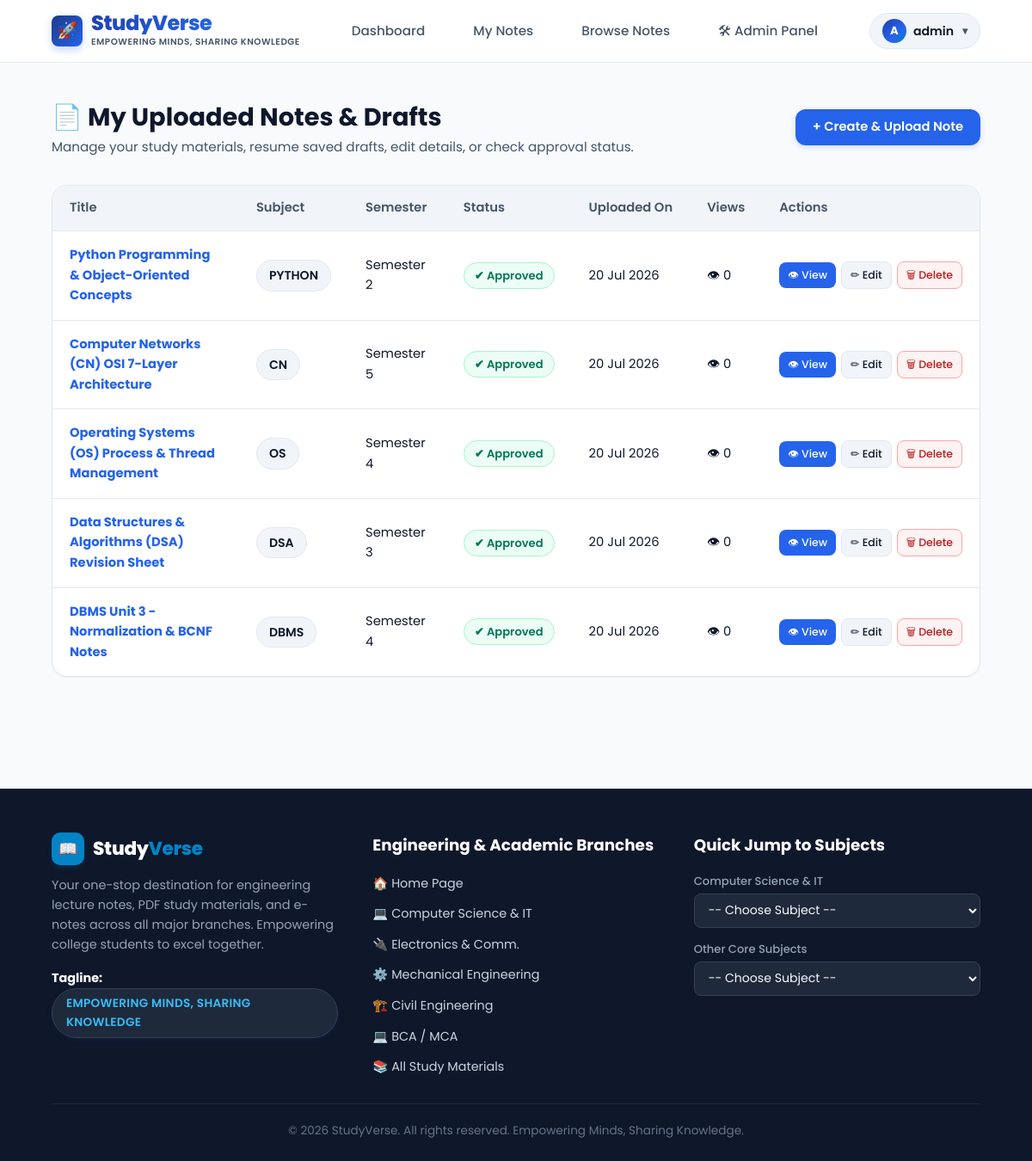
Screenshot of /notes/my-notes/ (signed in) with the database file from the repository.
### notes/models.py (models this page shows, shortened)
class Note(models.Model):
    STATUS_CHOICES = [
        ("Draft", "Draft"),
        ("Pending", "Pending"),
        ("Approved", "Approved"),
        ("Rejected", "Rejected"),
    ]
    SUBJECT_CHOICES = [
        ('DBMS', 'DBMS'),
        ('OS', 'Operating System'),
        ('CN', 'Computer Networks'),
        ('CC', 'Cloud Computing'),
        ('DSA', 'Data Structures'),
        ('JAVA', 'Java'),
        ('PYTHON', 'Python'),
        ('MATH', 'Mathematics'),
        ('OTHER', 'Other'),
    ]
    BRANCH_CHOICES = [
        ('CSE', 'Computer Science Engineering'),
        ('IT', 'Information Technology'),
        ('ECE', 'Electronics & Comm.'),
        ('ME', 'Mechanical Engineering'),
        ('CIVIL', 'Civil Engineering'),
        ('BCA_MCA', 'BCA / MCA'),
        ('COMMERCE', 'Commerce & Business'),
        ('OTHER', 'General / Other'),
    ]
    title = models.CharField(max_length=200)
    subject = models.CharField(max_length=50, choices=SUBJECT_CHOICES)
    branch = models.CharField(max_length=50, choices=BRANCH_CHOICES, default='CSE')
    semester = models.IntegerField()
    description = models.TextField(blank=True)
    content = models.TextField(blank=True, help_text="Rich text or markdown content for online created e-notes")
    drawing_data = models.TextField(blank=True, help_text="Base64 canvas drawing image data")
    is_online_note = models.BooleanField(default=False)
    file = models.FileField(upload_to='notes/', blank=True, null=True)
    uploaded_by = models.ForeignKey(User, on_delete=models.CASCADE)
    uploaded_at = models.DateTimeField(auto_now_add=True)
    downloads = models.IntegerField(default=0)
    views = models.IntegerField(default=0)
    likes = models.ManyToManyField(User, related_name='liked_notes', blank=True)
    status = models.CharField(
        max_length=20,
        choices=STATUS_CHOICES,
        default="Pending"
    )

### notes/views.py (the view)
# urls.py: path("my-notes/", views.my_notes, name="my_notes"),
@login_required
def my_notes(request):
    notes = Note.objects.filter(uploaded_by=request.user).order_by("-uploaded_at")
    return render(request, "notes/my_notes.html", {"notes": notes})

### templates/notes/my_notes.html (shortened to what this page needs)
{% extends "base.html" %}
{% block content %}
<div class="dashboard-wrapper">
    <div class="dashboard-header">
        <div>
            <h1>📄 My Uploaded Notes & Drafts</h1>
            <p>Manage your study materials, resume saved drafts, edit details, or check approval status.</p>
        </div>
        <div>
            <a href="{% url 'upload_note' %}" class="btn-primary">
                + Create & Upload Note
            </a>
        </div>
    </div>
    <div class="content-card">
        <div class="table-responsive">
            <table class="modern-table">
                <thead>
                    <tr>
                        <th>Title</th>
                        <th>Subject</th>
                        <th>Semester</th>
                        <th>Status</th>
                        <th>Uploaded On</th>
                        <th>Views</th>
                        <th>Actions</th>
                    </tr>
                </thead>
                <tbody>
                    {% for note in notes %}
                    <tr>
                        <td>
                            <a href="{% url 'note_detail' note.id %}" style="text-decoration:none;">
                                <strong style="color:var(--primary);">{{ note.title }}</strong>
                            </a>
                        </td>
                        <td><span class="user-badge">{{ note.subject }}</span></td>
                        <td>Semester {{ note.semester }}</td>
                        <td>
                            {% if note.status == "Approved" %}
                                <span class="status-pill approved">✔ Approved</span>
                            {% elif note.status == "Pending" %}
                                <span class="status-pill pending">⏳ Pending</span>
                            {% elif note.status == "Draft" %}
                                <span class="status-pill pending" style="background:#e2e8f0; color:#475569;">📝 Draft</span>
                            {% else %}
                                <span class="status-pill rejected">✖ Rejected</span>
                            {% endif %}
                        </td>
                        <td>{{ note.uploaded_at|date:"d M Y" }}</td>
                        <td>👁 {{ note.views }}</td>
                        <td>
                            <div class="action-group">
                                <a href="{% url 'note_detail' note.id %}" class="btn-sm btn-sm-primary">
                                    👁 View
                                </a>
                                <a href="{% url 'edit_note' note.id %}" class="btn-sm btn-sm-secondary">
                                    ✏ Edit
                                </a>
                                <a href="{% url 'delete_note' note.id %}" class="btn-sm btn-sm-danger">
                                    🗑 Delete
                                </a>
                            </div>
                        </td>
                    </tr>
                    {% endfor %}
                </tbody>
            </table>
        </div>
    </div>
</div>
{% endblock %}

### templates/base.html (shortened to what this page needs)
{% load static %}
<!DOCTYPE html>
<html lang="en">
<head>
    <link rel="stylesheet" href="{% static 'css/style.css' %}">
</head>
<body>
    <nav class="navbar">
        <div class="logo">
            <a href="{% url 'home' %}">
                <span class="logo-icon">🚀</span>
                <div style="display:flex; flex-direction:column; justify-content:center;">
                    <span style="font-weight:800; line-height:1.1;" class="brand-gradient-text">StudyVerse</span>
                    <span style="font-size:0.65rem; text-transform:uppercase; letter-spacing:0.5px; color:var(--text-muted); font-weight:600; margin-top:1px;">Empowering Minds, Sharing Knowledge</span>
                </div>
            </a>
        </div>
        <ul class="nav-links">
            {% if user.is_authenticated %}
                <li><a href="{% url 'dashboard' %}">Dashboard</a></li>
                <li><a href="{% url 'my_notes' %}">My Notes</a></li>
                <li><a href="{% url 'browse_notes' %}">Browse Notes</a></li>
                {% if user.is_staff %}
                    <li><a href="{% url 'admin_dashboard' %}">🛠 Admin Panel</a></li>
                {% endif %}
            {% else %}
                <li><a href="{% url 'home' %}">Home</a></li>
                <li><a href="{% url 'browse_notes' %}">Browse Notes</a></li>
            {% endif %}
        </ul>
        <div class="nav-right">
            {% if user.is_authenticated %}
                <div class="user-dropdown-wrapper">
                    <button type="button" class="user-badge" id="userMenuBtn">
                        <span class="user-avatar">{{ user.username|first|upper }}</span>
                        <span>{{ user.first_name|default:user.username }}</span>
                        <span style="font-size:0.75rem; margin-left:2px; color:var(--text-muted);">▾</span>
                    </button>
                </div>
            {% else %}
                <a href="{% url 'login' %}" class="btn-secondary">Login</a>
                <a href="{% url 'register' %}" class="btn-primary">Register</a>
            {% endif %}
        </div>
    </nav>
    <main>
        {% block content %}
        {% endblock %}
    </main>
    <footer class="site-footer">
        <div class="footer-container">
            <div class="footer-col">
                <a class="brand-logo" href="{% url 'home' %}" style="margin-bottom:12px;">
                    <div class="brand-icon">
                        📖
                    </div>
                    <span class="brand-text" style="color:#ffffff;">Study<span class="brand-highlight">Verse</span></span>
                </a>
                <p>Your one-stop destination for engineering lecture notes, PDF study materials, and e-notes across all major branches. Empowering college students to excel together.</p>
                <div style="margin-top: 16px;">
                    <p><strong style="color:#ffffff;">Tagline:</strong> <span class="tagline-badge" style="background:#1e293b; color:#38bdf8; border-color:#334155;">Empowering Minds, Sharing Knowledge</span></p>
                </div>
            </div>
            <div class="footer-col">
                <h3>Engineering & Academic Branches</h3>
                <ul class="footer-list">
                    <li><a href="{% url 'home' %}">🏠 Home Page</a></li>
                    <li><a href="{% url 'browse_notes' %}?branch=CSE">💻 Computer Science & IT</a></li>
                    <li><a href="{% url 'browse_notes' %}?branch=ECE">🔌 Electronics & Comm.</a></li>
                    <li><a href="{% url 'browse_notes' %}?branch=ME">⚙️ Mechanical Engineering</a></li>
                    <li><a href="{% url 'browse_notes' %}?branch=CIVIL">🏗️ Civil Engineering</a></li>
                    <li><a href="{% url 'browse_notes' %}?branch=BCA_MCA">💻 BCA / MCA</a></li>
                    <li><a href="{% url 'browse_notes' %}">📚 All Study Materials</a></li>
                </ul>
            </div>
            <div class="footer-col">
                <h3>Quick Jump to Subjects</h3>
                <div class="dropdown-group">
                    <label>Computer Science & IT</label>
                    <select class="footer-select" onchange="if(this.value) window.location.href=this.value;">
                        <option value="">-- Choose Subject --</option>
                    </select>
                </div>
                <div class="dropdown-group">
                    <label>Other Core Subjects</label>
                    <select class="footer-select" onchange="if(this.value) window.location.href=this.value;">
                        <option value="">-- Choose Subject --</option>
                    </select>
                </div>
            </div>
        </div>
        <div class="footer-bottom">
            <p>&copy; 2026 StudyVerse. All rights reserved. Empowering Minds, Sharing Knowledge.</p>
        </div>
    </footer>
</body>
</html>

### rows the page displays
Note: title "Python Programming & Object-Oriented Concepts", subject "PYTHON", semester "2", status "✔ Approved", uploaded_at "20 Jul 2026", views "0"
Note: title "Computer Networks (CN) OSI 7-Layer Architecture", subject "CN", semester "5", status "✔ Approved", uploaded_at "20 Jul 2026", views "0"
Note: title "Operating Systems (OS) Process & Thread Management", subject "OS", semester "4", status "✔ Approved", uploaded_at "20 Jul 2026", views "0"
Note: title "Data Structures & Algorithms (DSA) Revision Sheet", subject "DSA", semester "3", status "✔ Approved", uploaded_at "20 Jul 2026", views "0"
Note: title "DBMS Unit 3 - Normalization & BCNF Notes", subject "DBMS", semester "4", status "✔ Approved", uploaded_at "20 Jul 2026", views "0"

### other values shown
{{ user.username|first|upper }} "A"
{{ user.first_name|default:user.username }} "admin"
